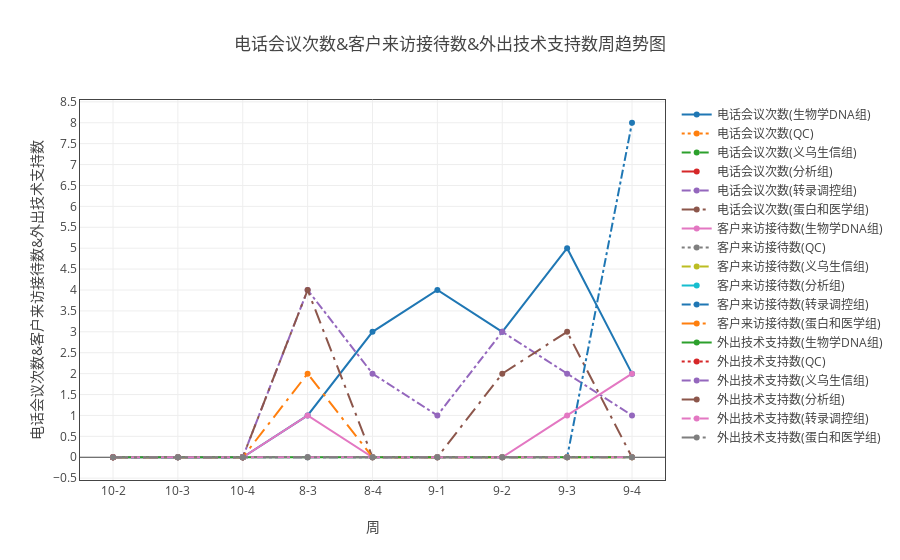

Source (notebook cell):
### Markdown cell above
#### 电话会议次数、软著撰写完成数、专利撰写完成数、外出技术支持数、客户来访接待数和文章数

### Code cell
ss=myModule.format(all_dict ,"日期" ,['电话会议次数', '外出技术支持数', '客户来访接待数'])
ss.add_group('组别')
tt = myModule.myPlot(ss.groupby('sum'))
tt.plot('line')

### Figure 1 — Plotly figure (JSON) as saved in the notebook; plotly's stock layout.template omitted (floating-point values rounded to 4 significant figures)
{"data": [{"line": {"dash": "solid"}, "name": "电话会议次数(生物学DNA组)", "type": "scatter", "uid": "3e3696b8-dbfd-11e8-8ddb-a41f72875c19", "x": ["10-2", "10-3", "10-4", "8-3", "8-4", "9-1", "9-2", "9-3", "9-4"], "y": [0, 0, 0, 1, 3, 4, 3, 5, 2]}, {"line": {"dash": "dot"}, "name": "电话会议次数(QC)", "type": "scatter", "uid": "3e3696b9-dbfd-11e8-8ddb-a41f72875c19", "x": ["10-2", "10-3", "10-4", "8-3", "8-4", "9-1", "9-2", "9-3", "9-4"], "y": [0, null, 0, null, null, null, null, null, null]}, {"line": {"dash": "dash"}, "name": "电话会议次数(义乌生信组)", "type": "scatter", "uid": "3e3696ba-dbfd-11e8-8ddb-a41f72875c19", "x": ["10-2", "10-3", "10-4", "8-3", "8-4", "9-1", "9-2", "9-3", "9-4"], "y": [null, null, 0, null, null, null, null, null, null]}, {"line": {"dash": "longdash"}, "name": "电话会议次数(分析组)", "type": "scatter", "uid": "3e3696bb-dbfd-11e8-8ddb-a41f72875c19", "x": ["10-2", "10-3", "10-4", "8-3", "8-4", "9-1", "9-2", "9-3", "9-4"], "y": [null, null, 0, null, null, null, null, null, null]}, {"line": {"dash": "dashdot"}, "name": "电话会议次数(转录调控组)", "type": "scatter", "uid": "3e3696bc-dbfd-11e8-8ddb-a41f72875c19", "x": ["10-2", "10-3", "10-4", "8-3", "8-4", "9-1", "9-2", "9-3", "9-4"], "y": [0, 0, 0, 4, 2, 1, 3, 2, 1]}, {"line": {"dash": "longdashdot"}, "name": "电话会议次数(蛋白和医学组)", "type": "scatter", "uid": "3e3696bd-dbfd-11e8-8ddb-a41f72875c19", "x": ["10-2", "10-3", "10-4", "8-3", "8-4", "9-1", "9-2", "9-3", "9-4"], "y": [0, 0, 0, 4, 0, 0, 2, 3, 0]}, {"line": {"dash": "solid"}, "name": "客户来访接待数(生物学DNA组)", "type": "scatter", "uid": "3e3696be-dbfd-11e8-8ddb-a41f72875c19", "x": ["10-2", "10-3", "10-4", "8-3", "8-4", "9-1", "9-2", "9-3", "9-4"], "y": [0, 0, 0, 1, 0, 0, 0, 1, 2]}, {"line": {"dash": "dot"}, "name": "客户来访接待数(QC)", "type": "scatter", "uid": "3e3696bf-dbfd-11e8-8ddb-a41f72875c19", "x": ["10-2", "10-3", "10-4", "8-3", "8-4", "9-1", "9-2", "9-3", "9-4"], "y": [0, null, 0, null, null, null, null, null, null]}, {"line": {"dash": "dash"}, "name": "客户来访接待数(义乌生信组)", "type": "scatter", "uid": "3e3696c0-dbfd-11e8-8ddb-a41f72875c19", "x": ["10-2", "10-3", "10-4", "8-3", "8-4", "9-1", "9-2", "9-3", "9-4"], "y": [null, null, 0, null, null, null, null, null, null]}, {"line": {"dash": "longdash"}, "name": "客户来访接待数(分析组)", "type": "scatter", "uid": "3e3696c1-dbfd-11e8-8ddb-a41f72875c19", "x": ["10-2", "10-3", "10-4", "8-3", "8-4", "9-1", "9-2", "9-3", "9-4"], "y": [null, null, 0, null, null, null, null, null, null]}, {"line": {"dash": "dashdot"}, "name": "客户来访接待数(转录调控组)", "type": "scatter", "uid": "3e3696c2-dbfd-11e8-8ddb-a41f72875c19", "x": ["10-2", "10-3", "10-4", "8-3", "8-4", "9-1", "9-2", "9-3", "9-4"], "y": [0, 0, 0, 0, 0, 0, 0, 0, 8]}, {"line": {"dash": "longdashdot"}, "name": "客户来访接待数(蛋白和医学组)", "type": "scatter", "uid": "3e3696c3-dbfd-11e8-8ddb-a41f72875c19", "x": ["10-2", "10-3", "10-4", "8-3", "8-4", "9-1", "9-2", "9-3", "9-4"], "y": [0, 0, 0, 2, 0, 0, 0, 0, 0]}, {"line": {"dash": "solid"}, "name": "外出技术支持数(生物学DNA组)", "type": "scatter", "uid": "3e3696c4-dbfd-11e8-8ddb-a41f72875c19", "x": ["10-2", "10-3", "10-4", "8-3", "8-4", "9-1", "9-2", "9-3", "9-4"], "y": [0, 0, 0, 0, 0, 0, 0, 0, 0]}, {"line": {"dash": "dot"}, "name": "外出技术支持数(QC)", "type": "scatter", "uid": "3e3696c5-dbfd-11e8-8ddb-a41f72875c19", "x": ["10-2", "10-3", "10-4", "8-3", "8-4", "9-1", "9-2", "9-3", "9-4"], "y": [0, null, 0, null, null, null, null, null, null]}, {"line": {"dash": "dash"}, "name": "外出技术支持数(义乌生信组)", "type": "scatter", "uid": "3e3696c6-dbfd-11e8-8ddb-a41f72875c19", "x": ["10-2", "10-3", "10-4", "8-3", "8-4", "9-1", "9-2", "9-3", "9-4"], "y": [null, null, 0, null, null, null, null, null, null]}, {"line": {"dash": "longdash"}, "name": "外出技术支持数(分析组)", "type": "scatter", "uid": "3e3696c7-dbfd-11e8-8ddb-a41f72875c19", "x": ["10-2", "10-3", "10-4", "8-3", "8-4", "9-1", "9-2", "9-3", "9-4"], "y": [null, null, 0, null, null, null, null, null, null]}, {"line": {"dash": "dashdot"}, "name": "外出技术支持数(转录调控组)", "type": "scatter", "uid": "3e3696c8-dbfd-11e8-8ddb-a41f72875c19", "x": ["10-2", "10-3", "10-4", "8-3", "8-4", "9-1", "9-2", "9-3", "9-4"], "y": [0, 0, 0, 0, 0, 0, 0, 0, 0]}, {"line": {"dash": "longdashdot"}, "name": "外出技术支持数(蛋白和医学组)", "type": "scatter", "uid": "3e3696c9-dbfd-11e8-8ddb-a41f72875c19", "x": ["10-2", "10-3", "10-4", "8-3", "8-4", "9-1", "9-2", "9-3", "9-4"], "y": [0, 0, 0, 0, 0, 0, 0, 0, 0]}], "layout": {"title": "电话会议次数&客户来访接待数&外出技术支持数周趋势图", "xaxis": {"mirror": "all", "nticks": 20, "showgrid": true, "showline": true, "title": "周", "type": "category", "zeroline": true}, "yaxis": {"mirror": "all", "nticks": 20, "showgrid": true, "showline": true, "title": "电话会议次数&客户来访接待数&外出技术支持数", "zeroline": true}}}
